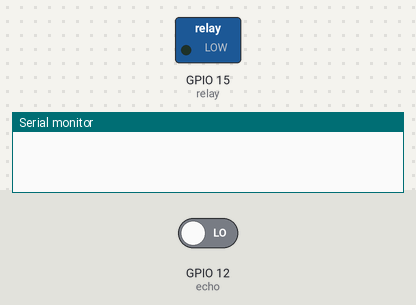
Simulated run of this sketch. Board: ESP8266 (NodeMCU). Parts: switched loads named in the sketch (green lamp = pin HIGH), the last lines printed to the serial monitor. The inputs (shaded band) are chosen by the test bench; at power-on: GPIO 12 (echo) LOW. WiFi joins after 1.5 s; servers stay silent unless stated; no MQTT or app messages arrive unless stated; pins used as bus, display or sensor lines are not drawn.

Above: at 0.1 s.
At 2.7 s:
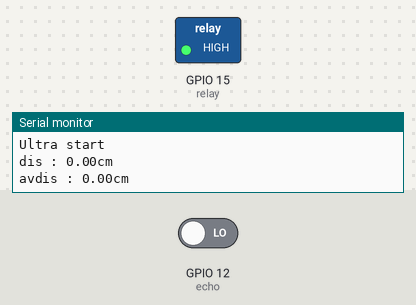
Timing chart, 0 to 4.2 s (numbered marks = the images above):
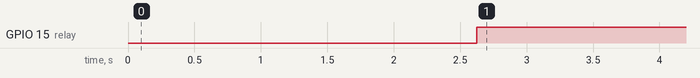

The sketch:

ultra_mqtt.ino
```cpp
#include <ESP8266WiFi.h>
#include <PubSubClient.h>

const char* ssid = "IoT518";
const char* password = "iot123456";
const char* mqttServer = "3.83.84.45";
const int mqttPort = 1883;
const char* mqttUser = "SukJung";
const char* mqttPassword = "Kim";

int relay = 15; // 핀 15
int trig = 13;
int echo = 12;
char mqttcho[10];

int lastest = 0;
float total = 0;
float avdis = 0;
float now_dis[10];

WiFiClient espClient;
PubSubClient client(espClient);

void setup() {
  for(int i = 0; i<10; i++)
  {
    now_dis[i] = 0;
  }
  pinMode(relay,OUTPUT); // 릴레이 출력
  pinMode(trig, OUTPUT);
  pinMode(echo, INPUT);

  Serial.begin(9600);
  WiFi.begin(ssid, password);
  while (WiFi.status() != WL_CONNECTED)
  {
    delay(500);
    Serial.println("Connecting to WiFi..");
  }
  Serial.println("Connected to the WiFi network");
  client.setServer(mqttServer, mqttPort);
  client.setCallback(callback);
  while (!client.connected()) {
    Serial.println("Connecting to MQTT...");
    if (client.connect("ESP8266Client1", mqttUser, mqttPassword ))
    {
      Serial.println("connected"); //보드A
      Serial.println("Ultra start");
    }
    else
    {
      Serial.print("failed with state "); Serial.println(client.state());
      delay(2000);
    }
  } // end of while
} // end of setup

void callback(char* topic, byte* payload, unsigned int length) {
  Serial.print("Message arrived in topic: ");
  Serial.println(topic);
  Serial.print("Message:");
  for (int i = 0; i < length; i++)
  {
    Serial.print((char)payload[i]);
  }
   Serial.println("-----------------------");
}

void cm(){
  digitalWrite(trig, HIGH);
  delay(10);
  digitalWrite(trig, LOW);
  //초음파를 발사!

  unsigned long duration = pulseIn(echo, HIGH);
  //초음파가 발사되면 물체까지의 시간을 측정하여
  //변수 duration에 넣어준다.
  float dis = ((float)(340 * duration)/ 10000) / 2;
  //측정된 시간을 cm단위로 바꿔준다.

   total = total - now_dis[lastest];
   now_dis[lastest] = dis;
   total = total + now_dis[lastest];
   lastest = lastest + 1;
   if(lastest >= 10)
   {
     lastest = 0;
   }
   avdis = total/10;
   Serial.print("dis : ");
   Serial.print(dis);
   Serial.println("cm");
   Serial.print("avdis : ");
   Serial.print(avdis);
   Serial.println("cm");
   delay(50);
}

void loop() {

  cm();
  sprintf(mqttcho,"%2.2f",avdis); //문자열 합치기
  client.publish("esp/allultra",mqttcho);
  if(avdis <= 10)
  {
    client.publish("esp/test",mqttcho);
    digitalWrite(relay,HIGH);
  }
  else if(avdis > 10)
  {
    digitalWrite(relay,LOW);
  }
  else
  {
    digitalWrite(relay,LOW);
  }
  delay(500);
  client.loop();
}
```

Measured:
- by itself, GPIO 15 (relay): LOW → HIGH at 2.6 s
